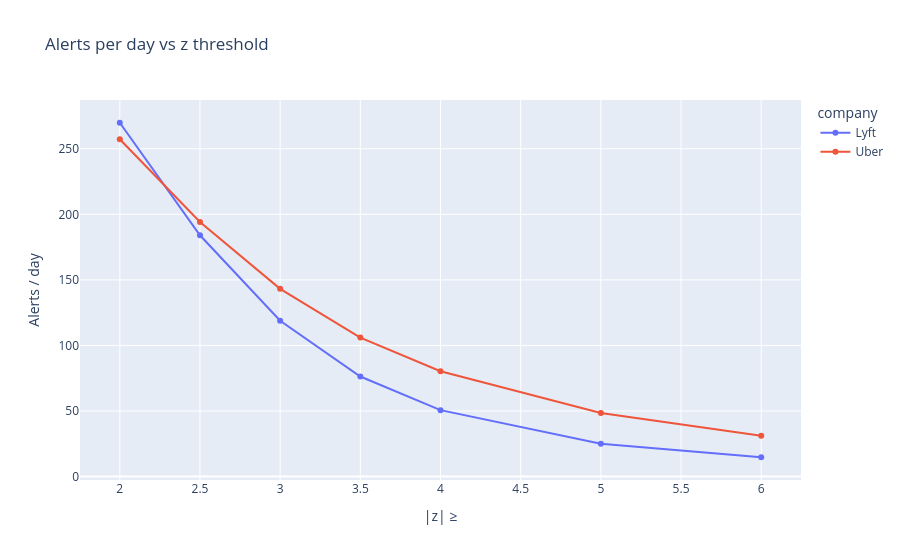

Here is the notebook cell this chart was saved with:
### Markdown cell above
## 3. Threshold tuning: the alert-fatigue trade-off

The product decision is how many alerts per day an ops manager can act on. The table
re-scores every zone-hour at different z thresholds, with the other rules fixed.

### Code cell
tuning = con.execute("""
    with s as (
        select * from gold_zone_hour_scored
        where baseline_weeks = 4 and greatest(trips, baseline_trips) >= 25 and abs(pct_vs_baseline) >= 0.4
    )
    select company, t.z as z_threshold,
           count(*) filter (where abs(s.z_score) >= t.z) * 1.0 / count(distinct s.pickup_date) as alerts_per_day,
           count(distinct s.pu_zone_id) filter (where abs(s.z_score) >= t.z) as zones_ever_alerted
    from s cross join (select unnest([2.0, 2.5, 3.0, 3.5, 4.0, 5.0, 6.0]) as z) t
    group by all order by company, z_threshold
""").df()
px.line(tuning, x="z_threshold", y="alerts_per_day", color="company", markers=True,
        title="Alerts per day vs z threshold", labels={"alerts_per_day": "Alerts / day", "z_threshold": "|z| ≥"}).show()
tuning

### Figure 1 — Plotly figure (JSON) as saved in the notebook; plotly's stock layout.template omitted (floating-point values rounded to 4 significant figures)
{"data": [{"hovertemplate": "company=Lyft<br>|z| ≥=%{x}<br>Alerts / day=%{y}<extra></extra>", "legendgroup": "Lyft", "line": {"color": "#636efa", "dash": "solid"}, "marker": {"symbol": "circle"}, "mode": "lines+markers", "name": "Lyft", "orientation": "v", "showlegend": true, "type": "scatter", "x": [2.0, 2.5, 3.0, 3.5, 4.0, 5.0, 6.0], "xaxis": "x", "y": [269.8, 184.0, 118.8, 76.31, 50.64, 25.09, 14.72], "yaxis": "y"}, {"hovertemplate": "company=Uber<br>|z| ≥=%{x}<br>Alerts / day=%{y}<extra></extra>", "legendgroup": "Uber", "line": {"color": "#EF553B", "dash": "solid"}, "marker": {"symbol": "circle"}, "mode": "lines+markers", "name": "Uber", "orientation": "v", "showlegend": true, "type": "scatter", "x": [2.0, 2.5, 3.0, 3.5, 4.0, 5.0, 6.0], "xaxis": "x", "y": [257.2, 194.2, 143.2, 106.0, 80.36, 48.42, 31.04], "yaxis": "y"}], "layout": {"legend": {"title": {"text": "company"}, "tracegroupgap": 0}, "title": {"text": "Alerts per day vs z threshold"}, "xaxis": {"anchor": "y", "domain": [0, 1], "title": {"text": "|z| ≥"}}, "yaxis": {"anchor": "x", "domain": [0, 1], "title": {"text": "Alerts / day"}}}}
